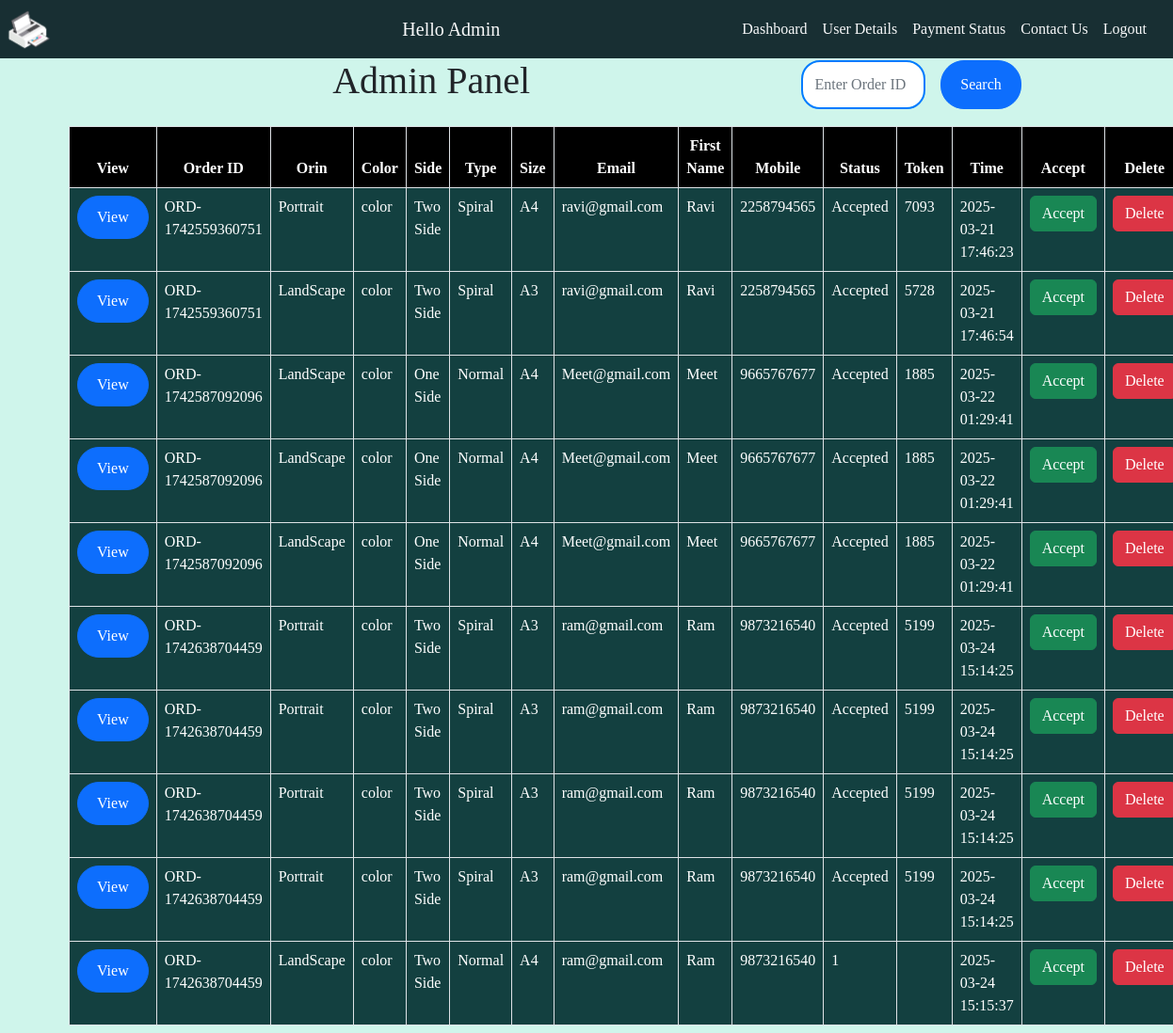
/Admin/admin.php, run on the app's committed database.
### tables this page shows
CREATE TABLE `upload` (
  `order_id` varchar(255) NOT NULL,
  `file` longblob NOT NULL,
  `copies` int(255) NOT NULL,
  `orin` varchar(255) NOT NULL,
  `color` varchar(255) NOT NULL,
  `side` varchar(255) NOT NULL,
  `type` varchar(255) NOT NULL,
  `size` varchar(255) NOT NULL,
  `totalprice` int(255) NOT NULL,
  `email` varchar(255) NOT NULL,
  `firstname` varchar(255) NOT NULL,
  `mobile` bigint(255) NOT NULL,
  `status` varchar(255) NOT NULL,
  `token` int(255) NOT NULL,
  `time` varchar(255) NOT NULL,
  `payment_status` varchar(255) DEFAULT NULL
);

### Admin/admin.php (the view, shortened to what this page needs)
<?php
include "conn.php";
$res = null;
if ($_SERVER["REQUEST_METHOD"] == "POST" && isset($_POST['search_order_id'])) {
    $search_order_id = mysqli_real_escape_string($conn, $_POST['search_order_id']);
    $res = mysqli_query($conn, "SELECT * FROM upload WHERE order_id = '$search_order_id'");
} else {
    $res = mysqli_query($conn, "SELECT * FROM upload");
}
?>
<!DOCTYPE html>
<html lang="en">
<head>
    <link href="https://cdn.jsdelivr.net/npm/bootstrap@5.2.3/dist/css/bootstrap.min.css" rel="stylesheet">
    <link rel="stylesheet" href="style.css">
</head>
<body style="background-color: rgb(207,245,235);">
    <nav class="navbar sticky-top navbar-expand-lg bg-body-tertiary p-0" style="background: rgb(24,47,51);">
        <div class="col-md-4">
            <img src="./images/logo.png" class="img-fluid" alt="" width="15%" height="15%">
        </div>
        <div class="container-fluid text-light">
            <a class="navbar-brand text-light" href="#">Hello Admin</a>
            <div class="collapse navbar-collapse" id="navbarScroll">
                <ul class="navbar-nav ms-auto me-2 my-2 my-lg-0 navbar-nav-scroll">
                    <li class="nav-item">
                        <a class="nav-link active text-light" href="Admindashboard.php">Dashboard</a>
                    </li>
                    <li class="nav-item">
                        <a class="nav-link active text-light" href="user_details.php">User Details</a>
                    </li>
                    <li class="nav-item">
                        <a class="nav-link active text-light" href="payment_status.php">Payment Status</a>
                    </li>
                    <li class="nav-item">
                        <a class="nav-link active text-light" href="contactus.php">Contact Us</a>
                    </li>
                    <li class="nav-item">
                        <a class="nav-link active text-light" href="index.php">Logout</a>
                    </li>
                </ul>
            </div>
        </div>
    </nav>
    <div class="container">
        <div class="d-flex justify-content-between align-items-center mb-3">
            <h1 class="mx-auto">Admin Panel</h1>
            <form method="post" action="" class="d-flex">
                <input type="text" class="form-control search-bar me-3" name="search_order_id" placeholder="Enter Order ID" required>
                <button class="btn btn-primary" type="submit">Search</button>
            </form>
        </div>
        <table class="table table-bordered m-2">
            <thead>
                <tr class="text-center" style="background-color: black; color:white;">
                    <th>View</th>
                    <th>Order ID</th>
                    <th>Orin</th>
                    <th>Color</th>
                    <th>Side</th>
                    <th>Type</th>
                    <th>Size</th>
                    <th>Email</th>
                    <th>First Name</th>
                    <th>Mobile</th>
                    <th>Status</th>
                    <th>Token</th>
                    <th>Time</th>
                    <th>Accept</th>
                    <th>Delete</th>
                </tr>
            </thead>
            <tbody>
                <?php
                while ($row = mysqli_fetch_array($res)) {
                    echo "<tr>";
                    echo "<td>";
                ?>
                    <form method="post" action="view.php">
                        <button type="submit" class="btn btn-primary">View</button>
                    </form>
                    <?php
                    echo "</td>";
                    echo "<td>{$row["order_id"]}</td>";
                    echo "<td>{$row["orin"]}</td>";
                    echo "<td>{$row["color"]}</td>";
                    echo "<td>{$row["side"]}</td>";
                    echo "<td>{$row["type"]}</td>";
                    echo "<td>{$row["size"]}</td>";
                    echo "<td>{$row["email"]}</td>";
                    echo "<td>{$row["firstname"]}</td>";
                    echo "<td>{$row["mobile"]}</td>";
                    echo "<td>{$row["status"]}</td>";
                    echo "<td>" . ($row['status'] == 1 ? '' : $row['token']) . "</td>";
                    echo "<td>{$row["time"]}</td>";
                    ?>
                    <td>
                        <form method="post" action="accept.php">
                            <button type="submit" class="btn btn-success">Accept</button>
                        </form>
                    </td>
                    <td>
                        <a href="delete.php?token=<?php echo $row["token"]; ?>" class="btn btn-danger">Delete</a>
                    </td>
                <?php
                    echo "</tr>";
                }
                ?>
            </tbody>
        </table>
    </div>
</body>
</html>

### Admin/style.css (style rules this page uses)
* { margin: 0; padding: 0; box-sizing: border-box; font-family: 'Noto Serif', serif; font-family: 'Roboto Slab', serif; }
html { scroll-behavior: smooth; }
ul li a { color: white; }
tr { color: white; }
tbody:nth-child(2n) { background: rgb(19,64,64); }

### Admin/admin.php (style rules this page uses)
.search-bar { width: 40%; max-width: 350px; padding: 12px; border: 2px solid #007bff; border-radius: 20px; outline: none; transition: all 0.4s ease-in-out; font-size: 16px; }
.btn-primary { border-radius: 25px; padding: 10px 20px; font-size: 16px; transition: all 0.3s ease-in-out; }

### data on the page
upload: order "ORD-1742559360751", orin "Portrait", color "color", side "Two Side", type "Spiral", size "A4", email "ravi@gmail.com", firstname "Ravi", mobile "2258794565", status "Accepted", token "7093", time "2025-03-21 17:46:23"
upload: order "ORD-1742559360751", orin "LandScape", color "color", side "Two Side", type "Spiral", size "A3", email "ravi@gmail.com", firstname "Ravi", mobile "2258794565", status "Accepted", token "5728", time "2025-03-21 17:46:54"
upload: order "ORD-1742587092096", orin "LandScape", color "color", side "One Side", type "Normal", size "A4", email "Meet@gmail.com", firstname "Meet", mobile "9665767677", status "Accepted", token "1885", time "2025-03-22 01:29:41"
upload: order "ORD-1742587092096", orin "LandScape", color "color", side "One Side", type "Normal", size "A4", email "Meet@gmail.com", firstname "Meet", mobile "9665767677", status "Accepted", token "1885", time "2025-03-22 01:29:41"
upload: order "ORD-1742587092096", orin "LandScape", color "color", side "One Side", type "Normal", size "A4", email "Meet@gmail.com", firstname "Meet", mobile "9665767677", status "Accepted", token "1885", time "2025-03-22 01:29:41"
upload: order "ORD-1742638704459", orin "Portrait", color "color", side "Two Side", type "Spiral", size "A3", email "ram@gmail.com", firstname "Ram", mobile "9873216540", status "Accepted", token "5199", time "2025-03-24 15:14:25"
upload: order "ORD-1742638704459", orin "Portrait", color "color", side "Two Side", type "Spiral", size "A3", email "ram@gmail.com", firstname "Ram", mobile "9873216540", status "Accepted", token "5199", time "2025-03-24 15:14:25"
upload: order "ORD-1742638704459", orin "Portrait", color "color", side "Two Side", type "Spiral", size "A3", email "ram@gmail.com", firstname "Ram", mobile "9873216540", status "Accepted", token "5199", time "2025-03-24 15:14:25"
upload: order "ORD-1742638704459", orin "Portrait", color "color", side "Two Side", type "Spiral", size "A3", email "ram@gmail.com", firstname "Ram", mobile "9873216540", status "Accepted", token "5199", time "2025-03-24 15:14:25"
upload: order "ORD-1742638704459", orin "LandScape", color "color", side "Two Side", type "Normal", size "A4", email "ram@gmail.com", firstname "Ram", mobile "9873216540", status "1", time "2025-03-24 15:15:37"
